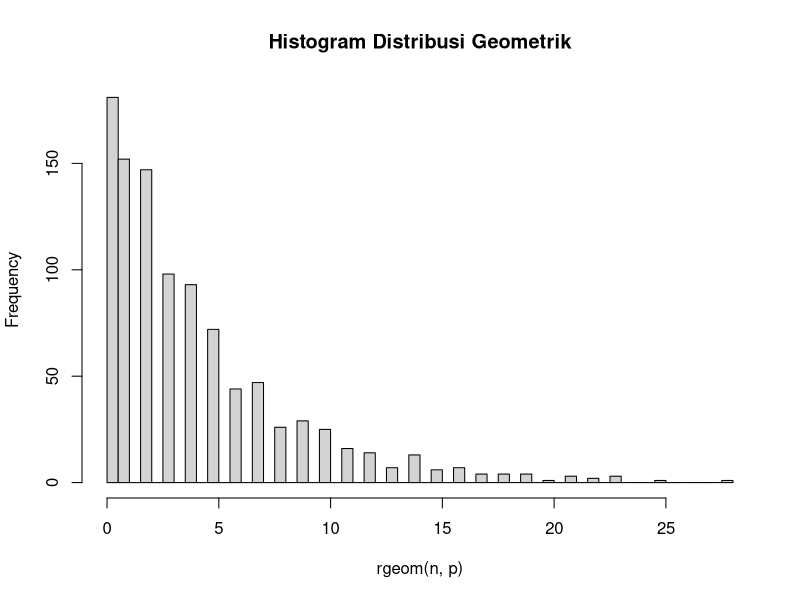

Here is the R script that generated this plot:
# Nama : Benedictus Bimo C W
# NRP : 5025201097
# Kelas : Probstat F

#1  A
x <- 3
p <- 0.2

dGeom <- dgeom(x, p)
dGeom

#1  B
n <- 1000
rataRata <- mean(rgeom(n, p) == 3)
rataRata

#1  C
#Perbedaan hasil pada poin A dan B tidak terlalu signifikan. Namun pada poin B, didapatkan hasil yang berubah-ubah.

#1  D
hist(rgeom(n, p), breaks = 70, main = "Histogram Distribusi Geometrik")

#1  E
rataRata <- 1 / 0.2
rataRata
variansi <- (1 - 0.2) / (0.2 * 0.2)
variansi